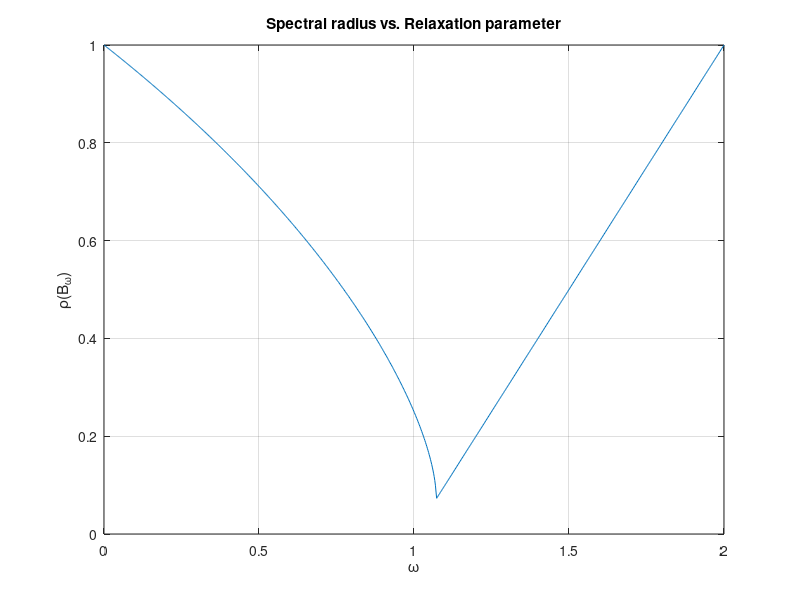

Recreate this plot in MATLAB.
% define matrix A (not used actually)
A = [2, -1; -1, 2];

% number of points for plotting
n_points = 1000;
omega_values = linspace(0, 2, n_points);
spectral_radius = zeros(1, n_points);

%calculating spectral radius for each omega
for i = 1:n_points
    omega = omega_values(i);

    % Create an empty 2x2 matrix B_omega for you to fill in
    B_omega = [1-omega, (1/2)*omega; (1/2)*omega*(1-omega), (1/4)*omega^2 + 1 - omega];


    %calculating the spectral radius (maximum absolute eigenvalue)
    eigenvalues = eig(B_omega);
    abs_eigenvalues = abs(eigenvalues);
    spectral_radius(i) = max(abs_eigenvalues);
end

% optimal omega value = where spectral radius is minimum
[min_spectral_radius, min_index] = min(spectral_radius);
optimal_omega = omega_values(min_index);

% display the optimal SOR and spectral radius as that point
fprintf('optimal SOR parameter (omega): %.6f\n', optimal_omega);
fprintf('minimum spectral radius: %.6f\n', min_spectral_radius);

% plotting
figure;
plot(omega_values, spectral_radius);
grid on;
xlabel('\omega');
ylabel('\rho(B_\omega)');
title('Spectral radius vs. Relaxation parameter');

